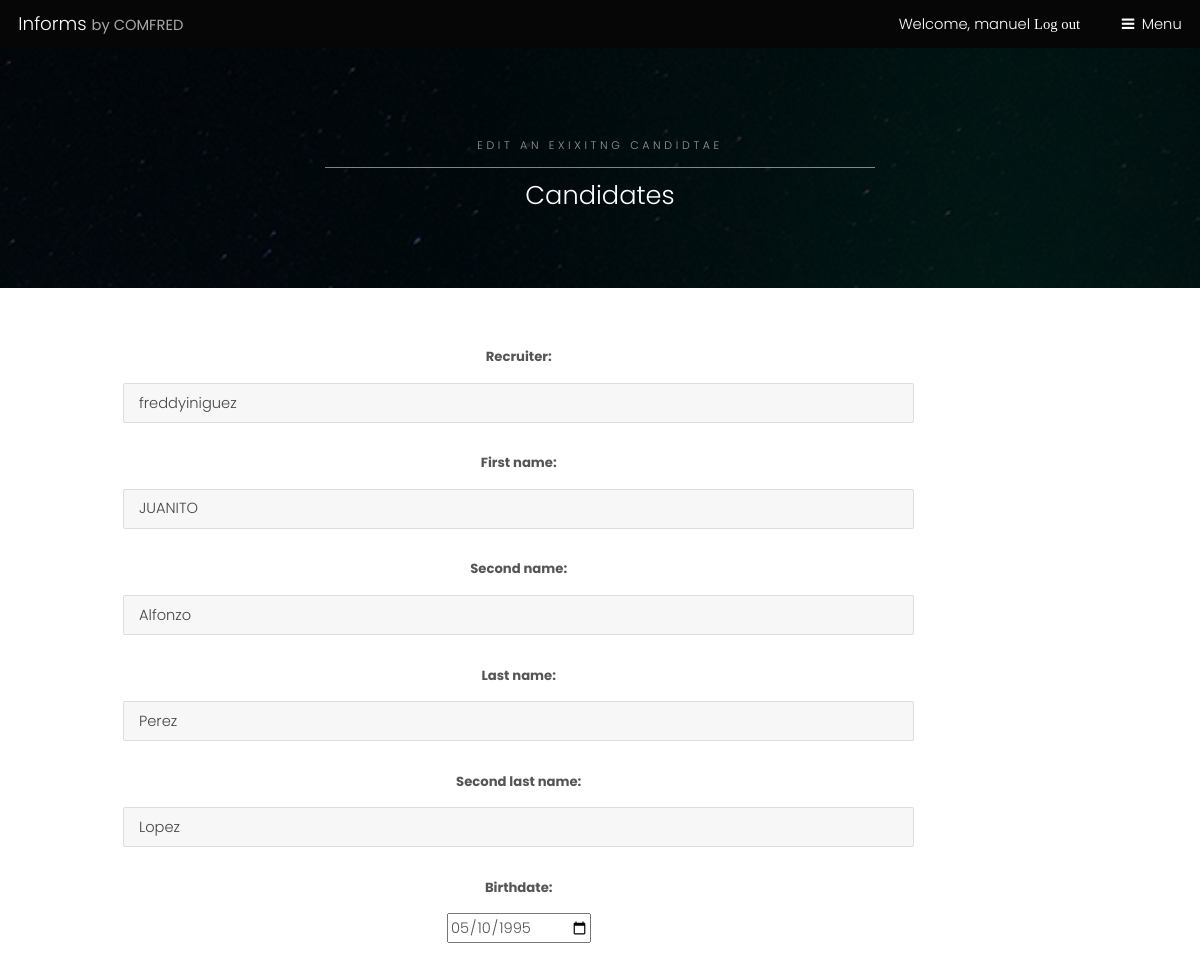
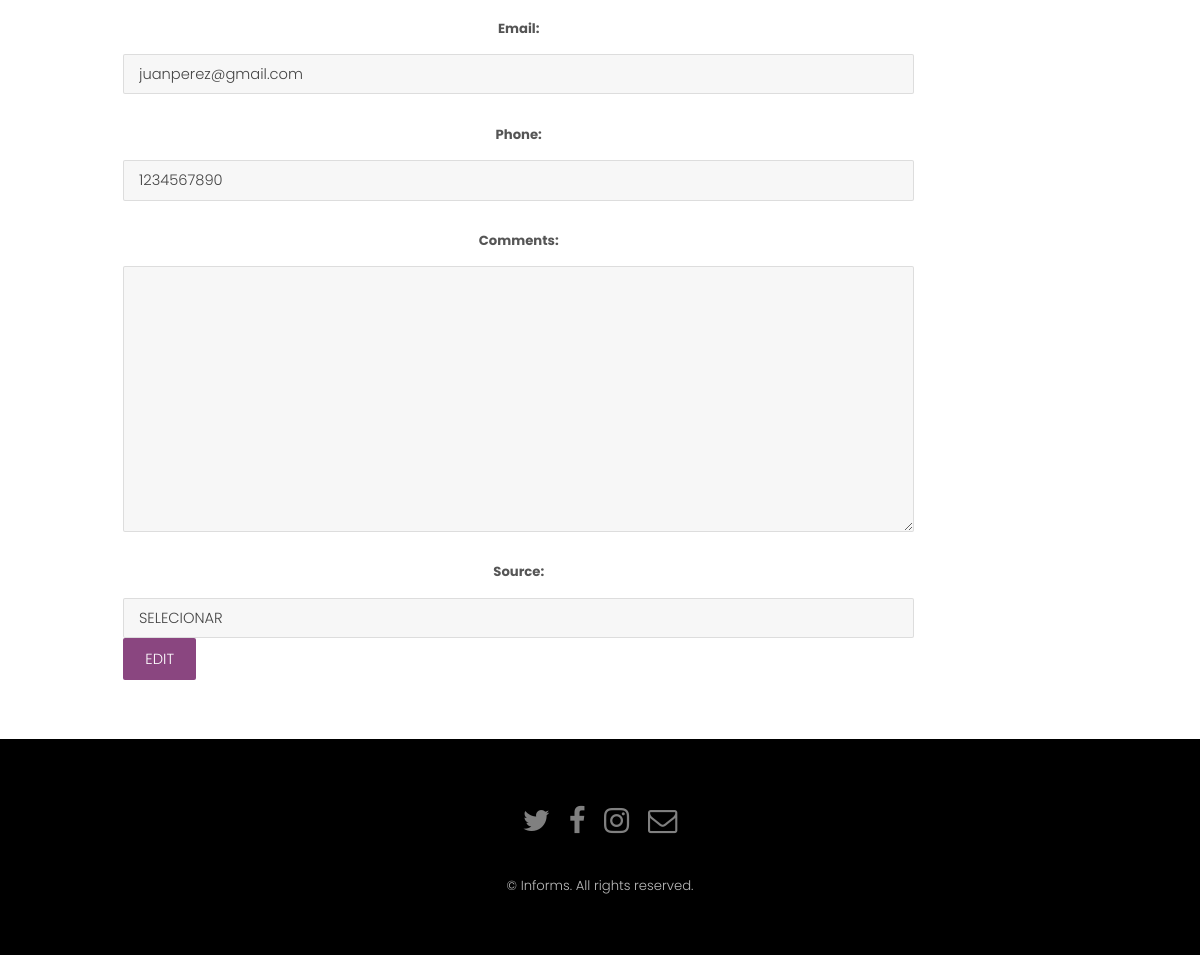
The app's page /candidates/edit/1 (signed in) with its own data (2 pictures, top to bottom).
### candidates/models.py (models this page shows, shortened)
class Candidate(models.Model):
    recruiter = models.ForeignKey(settings.AUTH_USER_MODEL, on_delete = models.CASCADE)
    first_name = models.CharField(null = False, max_length=50)
    second_name = models.CharField(null=True, blank=True, max_length=50)
    last_name = models.CharField(null=False, max_length=50)
    second_last_name = models.CharField(null=True, blank=True, max_length=50)
    birthdate = models.DateField(null=False)
    email = models.EmailField(null = False)
    phone = models.CharField(max_length=10, null=False, default='1234567890')
    comments = models.TextField(null=True, blank=True)
    created_date = models.DateField(null=False, default=timezone.now)
    SOURCE_OPTIONS = (
        ('SELECIONAR', 'SELECIONAR'),
        ('Bolsa de trabajo UV', 'Bolsa de trabajo UV'),
        ('OCC Mundial', 'OCC Mundial'),
        ('Buscotrabajo', 'Buscotrabajo'),
        ('Quierotrabajo', 'Quierotrabajo')
    )
    source = models.CharField(choices=SOURCE_OPTIONS, max_length=200, default='SELECCIONAR')
    STATUS_OPCIONS = (
        ('AVAILABLE', 'AVAILABLE'),
        ('INTERVIEW', 'INTERVIEW'),
        ('NOT AVAILABLE', 'NOT AVAILABLE'),
        ('HIRED', 'HIRED'),
    )
    status = models.CharField(choices=STATUS_OPCIONS, max_length=200, default='AVAILABLE')

### candidates/views.py (the view)
# urls.py: path('edit/<int:pk>', views.candidates_edit, name='candidate_edit'),
@login_required
def candidates_edit(request, pk):
    if request.method == 'POST':
        candidate = get_object_or_404(Candidate, pk=pk)
        email_before = candidate.email
        form = CandidateForm(request.POST, instance=candidate)
        if form.is_valid():
            form.save()
            comment = Comment(
                candidate = candidate,
                recruiter = request.user,
                status = candidate.status
            )
            comment.save()
            return redirect('candidates')
    else:
        candidate = get_object_or_404(Candidate, pk=pk)
        form = CandidateForm(request.POST or None, instance=candidate)
        return render(request, 'candidates/edit.html', { "form": form, "pk": pk })

### candidates/forms.py
class CandidateForm(forms.ModelForm):
    class Meta:
        model = Candidate
        fields = (
            'recruiter',
            'first_name',
            'second_name',
            'last_name',
            'second_last_name',
            'birthdate',
            'email',
            'phone',
            'comments',
            'source',
        )
        widgets = {
            'birthdate': DateInput()
        }

### candidates/templates/candidates/edit.html (shortened to what this page needs)
{% extends 'candidates/base.html' %}
{% load static %}
{% block content %}
<section id="One" class="wrapper style3" style="background-image:url({% static 'images/bg.jpg' %})">
    <div class="inner">
        <header class="align-center">
            <p>Edit an exixitng candidtae</p>
            <h2>Candidates</h2>
        </header>
    </div>
</section>
<div id="main" class="container">
    <form method="post" action="{% url 'candidate_edit' pk %}">
            <div class="row uniform">
                <div class="10u 12u$(small)" style="text-align: center">
                    {{ form.as_p }}
                </div>
                <div class="2u$ 12u$(small)">
                </div>
            </div>
            <div>
            <input  type="submit" value="Edit" class="buttom special" />
            </div>
        </form>
</div>
{% endblock %}

### candidates/templates/candidates/base.html (shortened to what this page needs)
{% load static %}
<html>
    <head>
        <link rel="stylesheet" href="{% static 'css/main.css' %}" />
        <link rel="stylesheet" href="{% static 'css/font-awesome.min.css' %}" />
    </head>
    <body class="subpage">
			<header id="header">
				<div class="logo"><a href="{% url 'homepage' %}">Informs <span>by COMFRED</span></a></div>
				{% if user.is_authenticated %}
					<a href="{% url 'logout' %}?next=/">Welcome, {{user.username}} <span class="fa fa-sing-out">Log out</span></a>
				{% else %}
					<a href="/accounts/login/?next=/">Login <span class="fa fa-sing-in">Log out</span></a>
				{% endif %}
				<a href="#menu">Menu</a>
			</header>
        {% block content %}
        {% endblock %}
			<footer id="footer">
				<div class="container">
					<ul class="icons">
						<li><a href="#" class="icon fa-twitter"><span class="label">Twitter</span></a></li>
						<li><a href="#" class="icon fa-facebook"><span class="label">Facebook</span></a></li>
						<li><a href="#" class="icon fa-instagram"><span class="label">Instagram</span></a></li>
						<li><a href="#" class="icon fa-envelope-o"><span class="label">Email</span></a></li>
					</ul>
				</div>
				<div class="copyright">
					&copy; Informs. All rights reserved.
				</div>
			</footer>
    </body>
</html>

### records on screen
Candidate: recruiter "freddyiniguez", first_name "JUANITO", second_name "Alfonzo", last_name "Perez", second_last_name "Lopez", birthdate "05/10/1995", email "juanperez@gmail.com", phone "1234567890", source "SELECIONAR"

### other values on screen
{{ user.username }} "manuel"
